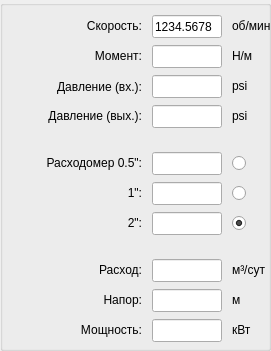
      <widget class="QGroupBox" name="groupTestSensors">
       <property name="geometry">
        <rect>
         <x>10</x>
         <y>50</y>
         <width>271</width>
         <height>351</height>
        </rect>
       </property>
       <property name="title">
        <string/>
       </property>
       <widget class="QWidget" name="gridLayoutWidget_2">
        <property name="geometry">
         <rect>
          <x>0</x>
          <y>13</y>
          <width>271</width>
          <height>333</height>
         </rect>
        </property>
        <layout class="QGridLayout" name="gridLayout" columnstretch="0,0,0,0">
         <property name="sizeConstraint">
          <enum>QLayout::SetDefaultConstraint</enum>
         </property>
         <property name="horizontalSpacing">
          <number>10</number>
         </property>
         <property name="verticalSpacing">
          <number>5</number>
         </property>
         <item row="3" column="2">
          <widget class="QLineEdit" name="txtPsiOut">
           <property name="sizePolicy">
            <sizepolicy hsizetype="Fixed" vsizetype="Fixed">
             <horstretch>0</horstretch>
             <verstretch>0</verstretch>
            </sizepolicy>
           </property>
           <property name="minimumSize">
            <size>
             <width>70</width>
             <height>23</height>
            </size>
           </property>
           <property name="maximumSize">
            <size>
             <width>70</width>
             <height>23</height>
            </size>
           </property>
           <property name="focusPolicy">
            <enum>Qt::ClickFocus</enum>
           </property>
           <property name="inputMethodHints">
            <set>Qt::ImhNone</set>
           </property>
           <property name="readOnly">
            <bool>true</bool>
           </property>
          </widget>
         </item>
         <item row="0" column="0" colspan="2">
          <widget class="QLabel" name="lblProducer_2">
           <property name="sizePolicy">
            <sizepolicy hsizetype="Fixed" vsizetype="Fixed">
             <horstretch>0</horstretch>
             <verstretch>0</verstretch>
            </sizepolicy>
           </property>
           <property name="minimumSize">
            <size>
             <width>110</width>
             <height>20</height>
            </size>
           </property>
           <property name="maximumSize">
            <size>
             <width>200</width>
             <height>20</height>
            </size>
           </property>
           <property name="text">
            <string>Скорость:</string>
           </property>
           <property name="alignment">
            <set>Qt::AlignRight|Qt::AlignTrailing|Qt::AlignVCenter</set>
           </property>
          </widget>
         </item>
         <item row="2" column="0" colspan="2">
          <widget class="QLabel" name="lblStages_3">
           <property name="sizePolicy">
            <sizepolicy hsizetype="Fixed" vsizetype="Fixed">
             <horstretch>0</horstretch>
             <verstretch>0</verstretch>
            </sizepolicy>
           </property>
           <property name="minimumSize">
            <size>
             <width>110</width>
             <height>20</height>
            </size>
           </property>
           <property name="maximumSize">
            <size>
             <width>200</width>
             <height>19</height>
            </size>
           </property>
           <property name="text">
            <string>Давление (вх.):</string>
           </property>
           <property name="alignment">
            <set>Qt::AlignRight|Qt::AlignTrailing|Qt::AlignVCenter</set>
           </property>
          </widget>
         </item>
         <item row="5" column="0" colspan="2">
          <widget class="QLabel" name="lblSerial_4">
           <property name="sizePolicy">
            <sizepolicy hsizetype="Fixed" vsizetype="Fixed">
             <horstretch>0</horstretch>
             <verstretch>0</verstretch>
            </sizepolicy>
           </property>
           <property name="minimumSize">
            <size>
             <width>110</width>
             <height>20</height>
            </size>
           </property>
           <property name="maximumSize">
            <size>
             <width>200</width>
             <height>20</height>
            </size>
           </property>
           <property name="text">
            <string>Расходомер 0.5&quot;:</string>
           </property>
           <property name="alignment">
            <set>Qt::AlignRight|Qt::AlignTrailing|Qt::AlignVCenter</set>
           </property>
          </widget>
         </item>
         <item row="0" column="3">
          <widget class="QLabel" name="lblProducer_3">
           <property name="sizePolicy">
            <sizepolicy hsizetype="Fixed" vsizetype="Fixed">
             <horstretch>0</horstretch>
             <verstretch>0</verstretch>
            </sizepolicy>
           </property>
           <property name="minimumSize">
            <size>
             <width>0</width>
             <height>0</height>
            </size>
           </property>
           <property name="maximumSize">
            <size>
             <width>120</width>
             <height>20</height>
            </size>
           </property>
           <property name="layoutDirection">
            <enum>Qt::RightToLeft</enum>
           </property>
           <property name="text">
            <string>об/мин</string>
           </property>
           <property name="alignment">
            <set>Qt::AlignLeading|Qt::AlignLeft|Qt::AlignVCenter</set>
           </property>
          </widget>
         </item>
         <item row="6" column="0" colspan="2">
          <widget class="QLabel" name="lblSerial_5">
           <property name="sizePolicy">
            <sizepolicy hsizetype="Fixed" vsizetype="Fixed">
             <horstretch>0</horstretch>
             <verstretch>0</verstretch>
            </sizepolicy>
           </property>
           <property name="minimumSize">
            <size>
             <width>110</width>
             <height>0</height>
            </size>
           </property>
           <property name="maximumSize">
            <size>
             <width>200</width>
             <height>20</height>
            </size>
           </property>
           <property name="text">
            <string> 1&quot;:</string>
           </property>
           <property name="alignment">
            <set>Qt::AlignRight|Qt::AlignTrailing|Qt::AlignVCenter</set>
           </property>
          </widget>
         </item>
         <item row="5" column="3">
          <widget class="QRadioButton" name="radioFlow0">
           <property name="maximumSize">
            <size>
             <width>20</width>
             <height>20</height>
            </size>
           </property>
           <property name="text">
            <string/>
           </property>
          </widget>
         </item>
         <item row="10" column="2">
          <widget class="QLineEdit" name="txtLift">
           <property name="sizePolicy">
            <sizepolicy hsizetype="Fixed" vsizetype="Fixed">
             <horstretch>0</horstretch>
             <verstretch>0</verstretch>
            </sizepolicy>
           </property>
           <property name="minimumSize">
            <size>
             <width>70</width>
             <height>23</height>
            </size>
           </property>
           <property name="maximumSize">
            <size>
             <width>70</width>
             <height>23</height>
            </size>
           </property>
           <property name="focusPolicy">
            <enum>Qt::ClickFocus</enum>
           </property>
           <property name="inputMethodHints">
            <set>Qt::ImhNone</set>
           </property>
           <property name="readOnly">
            <bool>true</bool>
           </property>
          </widget>
         </item>
         <item row="4" column="2">
          <widget class="QWidget" name="widget" native="true">
           <property name="maximumSize">
            <size>
             <width>100</width>
             <height>10</height>
            </size>
           </property>
          </widget>
         </item>
         <item row="2" column="3">
          <widget class="QLabel" name="lblProducer_5">
           <property name="sizePolicy">
            <sizepolicy hsizetype="Fixed" vsizetype="Fixed">
             <horstretch>0</horstretch>
             <verstretch>0</verstretch>
            </sizepolicy>
           </property>
           <property name="minimumSize">
            <size>
             <width>0</width>
             <height>0</height>
            </size>
           </property>
           <property name="maximumSize">
            <size>
             <width>120</width>
             <height>20</height>
            </size>
           </property>
           <property name="text">
            <string>psi</string>
           </property>
           <property name="alignment">
            <set>Qt::AlignLeading|Qt::AlignLeft|Qt::AlignVCenter</set>
           </property>
          </widget>
         </item>
         <item row="5" column="2">
          <widget class="QLineEdit" name="txtFlow0">
           <property name="sizePolicy">
            <sizepolicy hsizetype="Fixed" vsizetype="Fixed">
             <horstretch>0</horstretch>
             <verstretch>0</verstretch>
            </sizepolicy>
           </property>
           <property name="minimumSize">
            <size>
             <width>70</width>
             <height>23</height>
            </size>
           </property>
           <property name="maximumSize">
            <size>
             <width>70</width>
             <height>23</height>
            </size>
           </property>
           <property name="focusPolicy">
            <enum>Qt::ClickFocus</enum>
           </property>
           <property name="inputMethodHints">
            <set>Qt::ImhNone</set>
           </property>
           <property name="readOnly">
            <bool>true</bool>
           </property>
          </widget>
         </item>
         <item row="7" column="0" colspan="2">
          <widget class="QLabel" name="lblLenght_3">
           <property name="sizePolicy">
            <sizepolicy hsizetype="Fixed" vsizetype="Fixed">
             <horstretch>0</horstretch>
             <verstretch>0</verstretch>
            </sizepolicy>
           </property>
           <property name="minimumSize">
            <size>
             <width>110</width>
             <height>20</height>
            </size>
           </property>
           <property name="maximumSize">
            <size>
             <width>200</width>
             <height>20</height>
            </size>
           </property>
           <property name="text">
            <string>2&quot;:</string>
           </property>
           <property name="alignment">
            <set>Qt::AlignRight|Qt::AlignTrailing|Qt::AlignVCenter</set>
           </property>
          </widget>
         </item>
         <item row="8" column="2">
          <widget class="QWidget" name="widget_2" native="true">
           <property name="maximumSize">
            <size>
             <width>100</width>
             <height>10</height>
            </size>
           </property>
          </widget>
         </item>
         <item row="6" column="3">
          <widget class="QRadioButton" name="radioFlow1">
           <property name="maximumSize">
            <size>
             <width>20</width>
             <height>20</height>
            </size>
           </property>
           <property name="text">
            <string/>
           </property>
          </widget>
         </item>
         <item row="3" column="3">
          <widget class="QLabel" name="lblProducer_6">
           <property name="sizePolicy">
            <sizepolicy hsizetype="Fixed" vsizetype="Fixed">
             <horstretch>0</horstretch>
             <verstretch>0</verstretch>
            </sizepolicy>
           </property>
           <property name="minimumSize">
            <size>
             <width>0</width>
             <height>0</height>
            </size>
           </property>
           <property name="maximumSize">
            <size>
             <width>120</width>
             <height>20</height>
            </size>
           </property>
           <property name="layoutDirection">
            <enum>Qt::RightToLeft</enum>
           </property>
           <property name="text">
            <string>psi</string>
           </property>
           <property name="alignment">
            <set>Qt::AlignLeading|Qt::AlignLeft|Qt::AlignVCenter</set>
           </property>
          </widget>
         </item>
         <item row="10" column="0" colspan="2">
          <widget class="QLabel" name="lblAssembly_6">
           <property name="sizePolicy">
            <sizepolicy hsizetype="Fixed" vsizetype="Fixed">
             <horstretch>0</horstretch>
             <verstretch>0</verstretch>
            </sizepolicy>
           </property>
           <property name="minimumSize">
            <size>
             <width>110</width>
             <height>20</height>
            </size>
           </property>
           <property name="maximumSize">
            <size>
             <width>200</width>
             <height>20</height>
            </size>
           </property>
           <property name="text">
            <string>Напор:</string>
           </property>
           <property name="alignment">
            <set>Qt::AlignRight|Qt::AlignTrailing|Qt::AlignVCenter</set>
           </property>
          </widget>
         </item>
         <item row="0" column="2">
          <widget class="QLineEdit" name="txtRPM">
           <property name="sizePolicy">
            <sizepolicy hsizetype="Fixed" vsizetype="Fixed">
             <horstretch>0</horstretch>
             <verstretch>0</verstretch>
            </sizepolicy>
           </property>
           <property name="minimumSize">
            <size>
             <width>70</width>
             <height>23</height>
            </size>
           </property>
           <property name="maximumSize">
            <size>
             <width>70</width>
             <height>23</height>
            </size>
           </property>
           <property name="focusPolicy">
            <enum>Qt::ClickFocus</enum>
           </property>
           <property name="inputMethodHints">
            <set>Qt::ImhNone</set>
           </property>
           <property name="text">
            <string>1234.5678</string>
           </property>
           <property name="readOnly">
            <bool>true</bool>
           </property>
          </widget>
         </item>
         <item row="11" column="3">
          <widget class="QLabel" name="lblProducer_9">
           <property name="sizePolicy">
            <sizepolicy hsizetype="Fixed" vsizetype="Fixed">
             <horstretch>0</horstretch>
             <verstretch>0</verstretch>
            </sizepolicy>
           </property>
           <property name="minimumSize">
            <size>
             <width>0</width>
             <height>0</height>
            </size>
           </property>
           <property name="maximumSize">
            <size>
             <width>120</width>
             <height>20</height>
            </size>
           </property>
           <property name="layoutDirection">
            <enum>Qt::RightToLeft</enum>
           </property>
           <property name="text">
            <string>кВт</string>
           </property>
           <property name="alignment">
            <set>Qt::AlignLeading|Qt::AlignLeft|Qt::AlignVCenter</set>
           </property>
          </widget>
         </item>
         <item row="7" column="2">
          <widget class="QLineEdit" name="txtFlow2">
           <property name="sizePolicy">
            <sizepolicy hsizetype="Fixed" vsizetype="Fixed">
             <horstretch>0</horstretch>
             <verstretch>0</verstretch>
            </sizepolicy>
           </property>
           <property name="minimumSize">
            <size>
             <width>70</width>
             <height>23</height>
            </size>
           </property>
           <property name="maximumSize">
            <size>
             <width>70</width>
             <height>23</height>
            </size>
           </property>
           <property name="focusPolicy">
            <enum>Qt::ClickFocus</enum>
           </property>
           <property name="inputMethodHints">
            <set>Qt::ImhNone</set>
           </property>
           <property name="readOnly">
            <bool>true</bool>
           </property>
          </widget>
         </item>
         <item row="9" column="0" colspan="2">
          <widget class="QLabel" name="lblAssembly_9">
           <property name="sizePolicy">
            <sizepolicy hsizetype="Fixed" vsizetype="Fixed">
             <horstretch>0</horstretch>
             <verstretch>0</verstretch>
            </sizepolicy>
           </property>
           <property name="minimumSize">
            <size>
             <width>110</width>
             <height>20</height>
            </size>
           </property>
           <property name="maximumSize">
            <size>
             <width>200</width>
             <height>20</height>
            </size>
           </property>
           <property name="text">
            <string>Расход:</string>
           </property>
           <property name="alignment">
            <set>Qt::AlignRight|Qt::AlignTrailing|Qt::AlignVCenter</set>
           </property>
          </widget>
         </item>
         <item row="9" column="3">
          <widget class="QLabel" name="lblProducer_7">
           <property name="sizePolicy">
            <sizepolicy hsizetype="Fixed" vsizetype="Fixed">
             <horstretch>0</horstretch>
             <verstretch>0</verstretch>
            </sizepolicy>
           </property>
           <property name="minimumSize">
            <size>
             <width>0</width>
             <height>0</height>
            </size>
           </property>
           <property name="maximumSize">
            <size>
             <width>120</width>
             <height>20</height>
            </size>
           </property>
           <property name="layoutDirection">
            <enum>Qt::RightToLeft</enum>
           </property>
           <property name="text">
            <string>м³/сут</string>
           </property>
           <property name="alignment">
            <set>Qt::AlignLeading|Qt::AlignLeft|Qt::AlignVCenter</set>
           </property>
          </widget>
         </item>
         <item row="9" column="2">
          <widget class="QLineEdit" name="txtFlow">
           <property name="sizePolicy">
            <sizepolicy hsizetype="Fixed" vsizetype="Fixed">
             <horstretch>0</horstretch>
             <verstretch>0</verstretch>
            </sizepolicy>
           </property>
           <property name="minimumSize">
            <size>
             <width>70</width>
             <height>23</height>
            </size>
           </property>
           <property name="maximumSize">
            <size>
             <width>70</width>
             <height>23</height>
            </size>
           </property>
           <property name="focusPolicy">
            <enum>Qt::ClickFocus</enum>
           </property>
           <property name="inputMethodHints">
            <set>Qt::ImhNone</set>
           </property>
           <property name="readOnly">
            <bool>true</bool>
           </property>
          </widget>
         </item>
         <item row="2" column="2">
          <widget class="QLineEdit" name="txtPsiIn">
           <property name="sizePolicy">
            <sizepolicy hsizetype="Fixed" vsizetype="Fixed">
             <horstretch>0</horstretch>
             <verstretch>0</verstretch>
            </sizepolicy>
           </property>
           <property name="minimumSize">
            <size>
             <width>70</width>
             <height>23</height>
            </size>
           </property>
           <property name="maximumSize">
            <size>
             <width>70</width>
             <height>23</height>
            </size>
           </property>
           <property name="focusPolicy">
            <enum>Qt::ClickFocus</enum>
           </property>
           <property name="inputMethodHints">
            <set>Qt::ImhNone</set>
           </property>
           <property name="readOnly">
            <bool>true</bool>
           </property>
          </widget>
         </item>
         <item row="1" column="0" colspan="2">
          <widget class="QLabel" name="lblType_2">
           <property name="sizePolicy">
            <sizepolicy hsizetype="Fixed" vsizetype="Fixed">
             <horstretch>0</horstretch>
             <verstretch>0</verstretch>
            </sizepolicy>
           </property>
           <property name="minimumSize">
            <size>
             <width>110</width>
             <height>20</height>
            </size>
           </property>
           <property name="maximumSize">
            <size>
             <width>200</width>
             <height>20</height>
            </size>
           </property>
           <property name="text">
            <string>Момент:</string>
           </property>
           <property name="alignment">
            <set>Qt::AlignRight|Qt::AlignTrailing|Qt::AlignVCenter</set>
           </property>
          </widget>
         </item>
         <item row="10" column="3">
          <widget class="QLabel" name="lblProducer_8">
           <property name="sizePolicy">
            <sizepolicy hsizetype="Fixed" vsizetype="Fixed">
             <horstretch>0</horstretch>
             <verstretch>0</verstretch>
            </sizepolicy>
           </property>
           <property name="minimumSize">
            <size>
             <width>0</width>
             <height>0</height>
            </size>
           </property>
           <property name="maximumSize">
            <size>
             <width>120</width>
             <height>20</height>
            </size>
           </property>
           <property name="layoutDirection">
            <enum>Qt::RightToLeft</enum>
           </property>
           <property name="text">
            <string>м</string>
           </property>
           <property name="alignment">
            <set>Qt::AlignLeading|Qt::AlignLeft|Qt::AlignVCenter</set>
           </property>
          </widget>
         </item>
         <item row="6" column="2">
          <widget class="QLineEdit" name="txtFlow1">
           <property name="sizePolicy">
            <sizepolicy hsizetype="Fixed" vsizetype="Fixed">
             <horstretch>0</horstretch>
             <verstretch>0</verstretch>
            </sizepolicy>
           </property>
           <property name="minimumSize">
            <size>
             <width>70</width>
             <height>23</height>
            </size>
           </property>
           <property name="maximumSize">
            <size>
             <width>70</width>
             <height>23</height>
            </size>
           </property>
           <property name="focusPolicy">
            <enum>Qt::ClickFocus</enum>
           </property>
           <property name="inputMethodHints">
            <set>Qt::ImhNone</set>
           </property>
           <property name="readOnly">
            <bool>true</bool>
           </property>
          </widget>
         </item>
         <item row="3" column="0" colspan="2">
          <widget class="QLabel" name="lblAssembly_3">
           <property name="sizePolicy">
            <sizepolicy hsizetype="Fixed" vsizetype="Fixed">
             <horstretch>0</horstretch>
             <verstretch>0</verstretch>
            </sizepolicy>
           </property>
           <property name="minimumSize">
            <size>
             <width>110</width>
             <height>20</height>
            </size>
           </property>
           <property name="maximumSize">
            <size>
             <width>200</width>
             <height>20</height>
            </size>
           </property>
           <property name="text">
            <string>Давление (вых.):</string>
           </property>
           <property name="alignment">
            <set>Qt::AlignRight|Qt::AlignTrailing|Qt::AlignVCenter</set>
           </property>
          </widget>
         </item>
         <item row="1" column="2">
          <widget class="QLineEdit" name="txtTorque">
           <property name="sizePolicy">
            <sizepolicy hsizetype="Fixed" vsizetype="Fixed">
             <horstretch>0</horstretch>
             <verstretch>0</verstretch>
            </sizepolicy>
           </property>
           <property name="minimumSize">
            <size>
             <width>70</width>
             <height>23</height>
            </size>
           </property>
           <property name="maximumSize">
            <size>
             <width>70</width>
             <height>23</height>
            </size>
           </property>
           <property name="focusPolicy">
            <enum>Qt::ClickFocus</enum>
           </property>
           <property name="inputMethodHints">
            <set>Qt::ImhNone</set>
           </property>
           <property name="readOnly">
            <bool>true</bool>
           </property>
          </widget>
         </item>
         <item row="11" column="2">
          <widget class="QLineEdit" name="txtPower">
           <property name="sizePolicy">
            <sizepolicy hsizetype="Fixed" vsizetype="Fixed">
             <horstretch>0</horstretch>
             <verstretch>0</verstretch>
            </sizepolicy>
           </property>
           <property name="minimumSize">
            <size>
             <width>70</width>
             <height>23</height>
            </size>
           </property>
           <property name="maximumSize">
            <size>
             <width>70</width>
             <height>23</height>
            </size>
           </property>
           <property name="focusPolicy">
            <enum>Qt::ClickFocus</enum>
           </property>
           <property name="inputMethodHints">
            <set>Qt::ImhNone</set>
           </property>
           <property name="readOnly">
            <bool>true</bool>
           </property>
          </widget>
         </item>
         <item row="1" column="3">
          <widget class="QLabel" name="lblProducer_4">
           <property name="sizePolicy">
            <sizepolicy hsizetype="Fixed" vsizetype="Fixed">
             <horstretch>0</horstretch>
             <verstretch>0</verstretch>
            </sizepolicy>
           </property>
           <property name="minimumSize">
            <size>
             <width>0</width>
             <height>0</height>
            </size>
           </property>
           <property name="maximumSize">
            <size>
             <width>120</width>
             <height>20</height>
            </size>
           </property>
           <property name="text">
            <string>Н/м</string>
           </property>
           <property name="alignment">
            <set>Qt::AlignLeading|Qt::AlignLeft|Qt::AlignVCenter</set>
           </property>
          </widget>
         </item>
         <item row="7" column="3">
          <widget class="QRadioButton" name="radioFlow2">
           <property name="maximumSize">
            <size>
             <width>20</width>
             <height>20</height>
            </size>
           </property>
           <property name="text">
            <string/>
           </property>
           <property name="checked">
            <bool>true</bool>
           </property>
          </widget>
         </item>
         <item row="11" column="0" colspan="2">
          <widget class="QLabel" name="lblAssembly_10">
           <property name="sizePolicy">
            <sizepolicy hsizetype="Fixed" vsizetype="Fixed">
             <horstretch>0</horstretch>
             <verstretch>0</verstretch>
            </sizepolicy>
           </property>
           <property name="minimumSize">
            <size>
             <width>110</width>
             <height>20</height>
            </size>
           </property>
           <property name="maximumSize">
            <size>
             <width>200</width>
             <height>20</height>
            </size>
           </property>
           <property name="text">
            <string>Мощность:</string>
           </property>
           <property name="alignment">
            <set>Qt::AlignRight|Qt::AlignTrailing|Qt::AlignVCenter</set>
           </property>
          </widget>
         </item>
        </layout>
       </widget>
      </widget>
